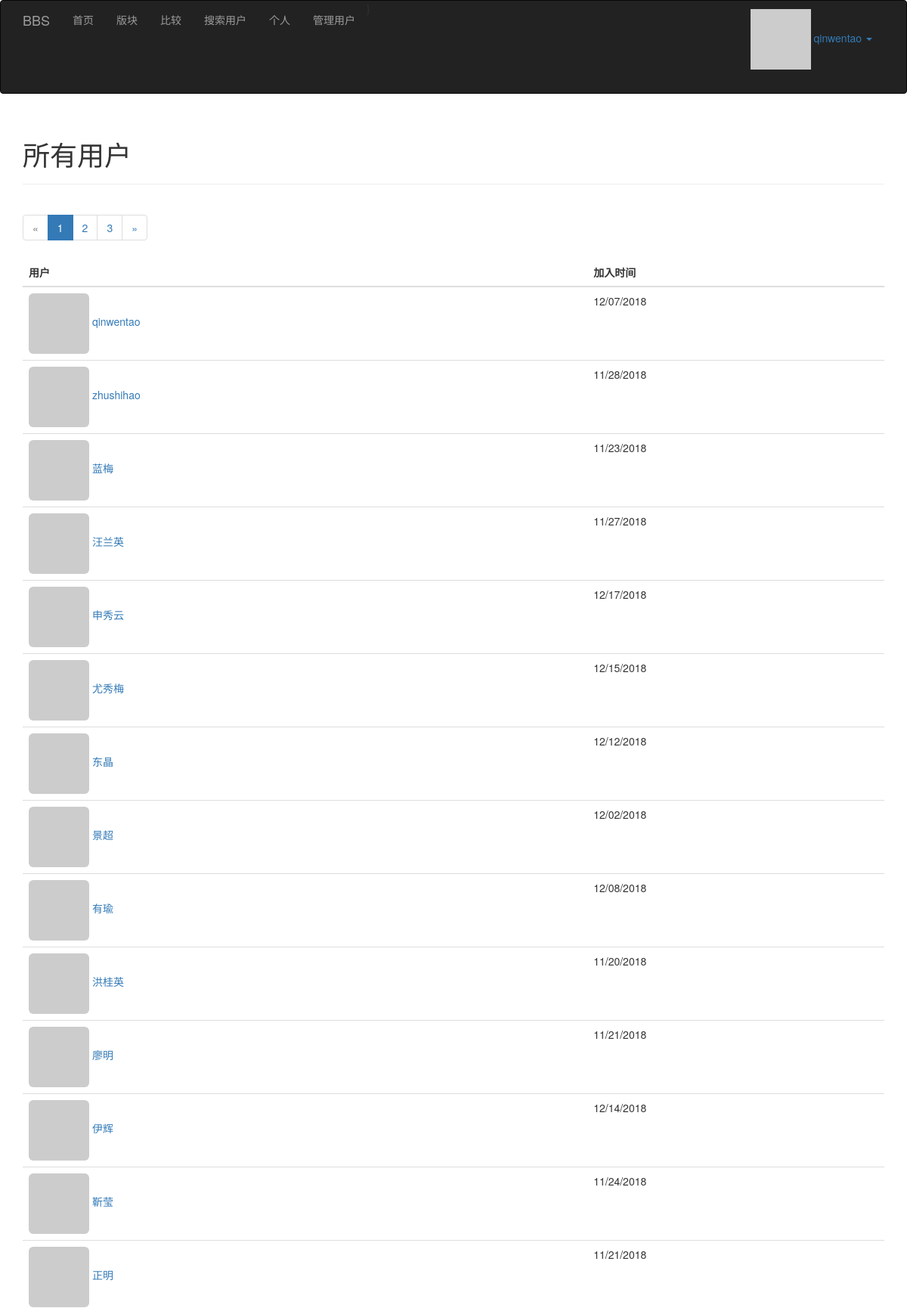
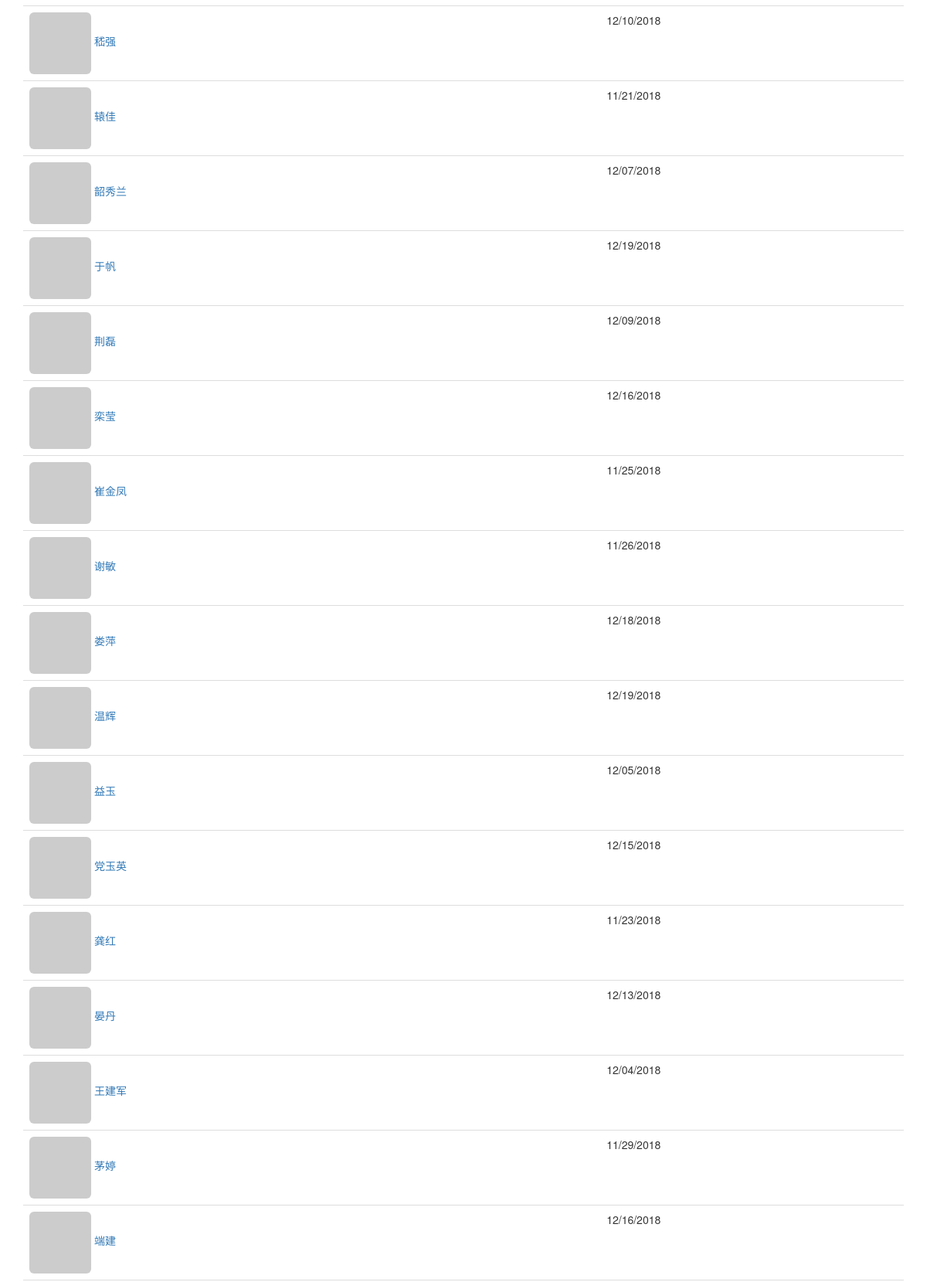
Screenshot of /all_users (signed in, upper part) with the database file from the repository (2 pictures, top to bottom).
### app/models.py (models this page shows, shortened)
class User(UserMixin, db.Model):
    __tablename__ = 'users'
    id = db.Column(db.Integer, primary_key=True)
    email = db.Column(db.String(64), unique=True, index=True)
    username = db.Column(db.String(64), unique=True, index=True)
    nickname = db.Column(db.String(64))
    about_me = db.Column(db.Text())
    location = db.Column(db.String(64))
    is_male = db.Column(db.Boolean)
    birthday = db.Column(db.Date(), default=datetime.date(2000, 10, 10))
    member_since = db.Column(db.DateTime(), default=datetime.datetime.utcnow)
    last_seen = db.Column(db.DateTime(), default=datetime.datetime.utcnow)
    avatar_hash = db.Column(db.String(32))
    password_hash = db.Column(db.String(128))
    confirmed = db.Column(db.Boolean, default=False)
    role_id = db.Column(db.Integer, db.ForeignKey('roles.id'))
    disabled = db.Column(db.Boolean, default=False) # 删除用户
    board = None    # 辅助变量：在计算用户在某版块下的回复量前，初始化该变量
    posts = db.relationship('Post', backref='author', lazy='dynamic')
    comments = db.relationship('Comment', backref='author', lazy='dynamic')
    moderated_boards = db.relationship('Board',
                             secondary = moderators,
                             backref=db.backref('moderators', lazy='dynamic'),
                             lazy='dynamic')
    liked_comments = db.relationship('Comment',
                                      secondary = comments_likes,
                                      backref=db.backref('likers', lazy='dynamic'),
                                      lazy='dynamic')
    collected_boards = db.relationship('Board',
                                     secondary = boards_collections,
                                     backref = db.backref('collectors', lazy='dynamic'),
                                     lazy='dynamic')
    collected_posts = db.relationship('Post',
                                      secondary = posts_collections,
                                      backref = db.backref('collectors', lazy='dynamic'),
                                      lazy='dynamic',
                                      )
    followed = db.relationship('Follow',
                               foreign_keys=[Follow.follower_id],
                               backref=db.backref('follower', lazy='joined'),
                               lazy='dynamic',
                               cascade='all, delete-orphan')
    followers = db.relationship('Follow',
                                foreign_keys=[Follow.followed_id],
                                backref=db.backref('followed', lazy='joined'),
                                lazy='dynamic',
                                cascade='all, delete-orphan')
    def ping(self):
        self.last_seen = datetime.datetime.utcnow()
        db.session.add(self)
    @property
    def password(self):
        raise AttributeError('password is not a readable attribute')
    def can(self, permission):
        return self.role is not None and \
               (self.role.permission & permission) == permission
    def is_administrator(self):
        return self.can(Permission.ADMIN)
    def gravatar(self, size=100, default='identicon', rating='g'):
        url = 'https://secure.gravatar.com/avatar'
        hash = self.avatar_hash or self.gravatar_hash()
        return '{url}/{hash}?s={size}&d={default}&r={rating}'.format(
            url=url, hash=hash, size=size, default=default, rating=rating
        )

### app/main/views.py (the view)
@main.route('/all_users')
@admin_required
def all_users():
    page = request.args.get('page', 1, type=int)
    pagination = User.query.paginate(
        page, per_page=current_app.config['BBS_FOLLOWERS_PER_PAGE'],
        error_out=False)
    users = pagination.items
    return render_template('all_users.html', users=users, endpoint='.all_users', pagination=pagination)

### app/auth/views.py (called while the page is built)
@auth.before_app_request
def before_request():
    if current_user.is_authenticated:
        current_user.ping()
        if not current_user.confirmed \
                and request.endpoint\
                and request.endpoint[:5] != 'auth.'\
                and request.endpoint != 'static':
            return redirect(url_for('auth.unconfirmed'))

### app/main/__init__.py (called while the page is built)
@main.app_context_processor
def inject_permission():
    return dict(Permission=Permission)

### app/models.py (called while the page is built)
@login_manager.user_loader
def load_user(user_id):
    return User.query.get(int(user_id))

### app/templates/all_users.html (shortened to what this page needs)
{% extends "base.html" %}
{% import "_macros.html" as macros %}
{% block page_content %}
<div class="page-header">
    <h1>所有用户 </h1>
</div>
<div class="pagination">
    {{ macros.pagination_widget(pagination, endpoint) }}
</div>
<table class="table table-hover followers">
    <thead><tr><th>用户</th><th>加入时间</th></tr></thead>
    {% for user in users %}
    <tr>
        <td>
            <a href="{{ url_for('.user', username = user.username) }}">
                <img class="img-rounded" src="{{user.gravatar(size=32) }}">
                {{ user.username }}
            </a>
        </td>
        <td>{{ moment(user.member_since).format('L') }}</td>
    </tr>
    {% endfor %}
</table>
{% endblock %}

### app/templates/base.html (shortened to what this page needs)
{% extends "bootstrap/base.html" %}
{% import "bootstrap/wtf.html" as wtf %}
{% block head %}
{{ super() }}
<link rel="stylesheet" type="text/css" href="{{ url_for('static', filename='styles.css')}}">
{% endblock %}
{% block navbar %}
<div class="navbar navbar-inverse" role="navigation">
    <div class="container">
        <div class="navbar-header">
            <a class="navbar-brand" href="/">BBS</a>
        </div>
        <div class="navbar-collapse">
            <ul class="nav navbar-nav">
                <li><a href="{{ url_for('main.index') }}">首页</a></li>
                <li><a href="{{ url_for('main.boards') }}">版块</a></li>
                <li><a href="{{ url_for('main.compare') }}">比较</a></li>
                <li><a href="{{ url_for('main.search_user') }}">搜索用户</a></li>
                {% if current_user.is_authenticated %}}
                    <li><a href="{{ url_for('main.user', username=current_user.username)}}">个人</a> </li>
                {% endif %}
                {% if current_user.is_administrator()%}
                    <li><a href="{{ url_for('main.all_users')}}">管理用户</a> </li>
                {% endif %}
            </ul>
            <ul class="nav navbar navbar-right">
                {% if current_user.is_authenticated %}
                    <li class="dropdown">
                        <a href="#" class="dropdown-toggle" data-toggle="dropdown">
                            <img src="{{ current_user.gravatar(size=18) }}">
                            {{current_user.username}} <b class="caret"></b>
                        </a>
                    </li>
                {% else %}
                    <li><a href="{{ url_for('auth.login') }}">登录</a> </li>
                {% endif %}
            </ul>
        </div>
    </div>
</div>
{% endblock %}
{% block content %}
<div class="container">
   {% block page_content %}{% endblock %}
</div>
{% endblock %}

### app/static/styles.css (style rules this page uses)
div.pagination { width: 100%; text-align: left; padding: 0px; margin: 0px; }
.table.followers tr { border-bottom: 1px solid #e0e0e0; }

### rows the page displays
User: username "qinwentao", member_since "12/07/2018"
User: username "zhushihao", member_since "11/28/2018"
User: username "蓝梅", member_since "11/23/2018"
User: username "汪兰英", member_since "11/27/2018"
User: username "申秀云", member_since "12/17/2018"
User: username "尤秀梅", member_since "12/15/2018"
User: username "东晶", member_since "12/12/2018"
User: username "景超", member_since "12/02/2018"
User: username "有瑜", member_since "12/08/2018"
User: username "洪桂英", member_since "11/20/2018"
User: username "廖明", member_since "11/21/2018"
User: username "伊辉", member_since "12/14/2018"
User: username "靳莹", member_since "11/24/2018"
User: username "正明", member_since "11/21/2018"
User: username "嵇强", member_since "12/10/2018"
User: username "辕佳", member_since "11/21/2018"
User: username "韶秀兰", member_since "12/07/2018"
User: username "于帆", member_since "12/19/2018"
User: username "荆磊", member_since "12/09/2018"
User: username "栾莹", member_since "12/16/2018"
User: username "崔金凤", member_since "11/25/2018"
User: username "谢敏", member_since "11/26/2018"
User: username "娄萍", member_since "12/18/2018"
User: username "温辉", member_since "12/19/2018"
User: username "益玉", member_since "12/05/2018"
User: username "党玉英", member_since "12/15/2018"
User: username "龚红", member_since "11/23/2018"
User: username "晏丹", member_since "12/13/2018"
User: username "王建军", member_since "12/04/2018"
User: username "茅婷", member_since "11/29/2018"
User: username "端建", member_since "12/16/2018"

### other values shown
{{ p }} "1"
{{ p }} "2" "3"
